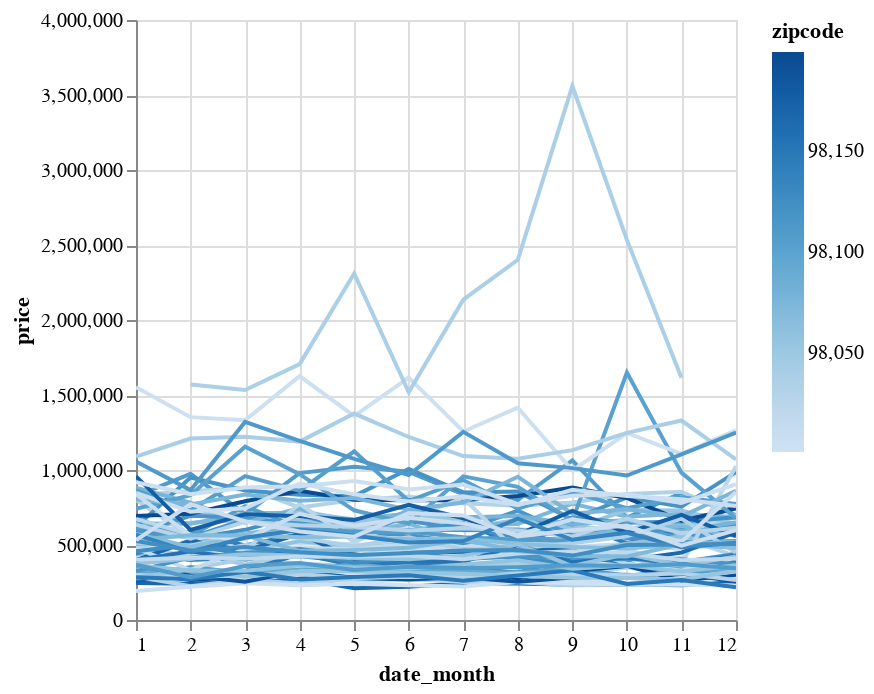

The notebook cell saved with this chart:
### Code cell
(raw
 .group_by('date_month', 'zipcode')
 .agg(pl.col('price').mean())
 .sort('date_month')
 .plot.line('date_month', 'price', color='zipcode')
 )

### Figure 1 — Vega specification as saved in the notebook (floating-point values rounded to 4 significant figures; data arrays with more than 128 entries replaced by an {"elided": "..."} marker saying what was removed)
{"$schema": "https://vega.github.io/schema/vega/v5.json", "data": [{"name": "param_5_store"}, {"name": "source_0", "values": {"elided": "837 records"}}, {"name": "source_0_x_domain_date_month", "values": [{"min": 1, "max": 12}]}, {"name": "source_0_y_domain_price", "values": [{"min": 192600.0, "max": 3559000.0}]}, {"name": "source_0_color_domain_zipcode", "values": [{"min": 98001, "max": 98199}]}], "signals": [{"name": "unit", "value": {}, "on": [{"events": "pointermove", "update": "isTuple(group()) ? group() : unit"}]}, {"name": "param_5", "update": "vlSelectionResolve(\"param_5_store\", \"union\")"}, {"name": "param_5_date_month", "on": [{"events": [{"source": "view", "type": "dblclick"}], "update": "null"}, {"events": {"signal": "param_5_translate_delta"}, "update": "panLinear(param_5_translate_anchor.extent_x, -param_5_translate_delta.x / width)"}, {"events": {"signal": "param_5_zoom_delta"}, "update": "zoomLinear(domain(\"x\"), param_5_zoom_anchor.x, param_5_zoom_delta)"}]}, {"name": "param_5_price", "on": [{"events": [{"source": "view", "type": "dblclick"}], "update": "null"}, {"events": {"signal": "param_5_translate_delta"}, "update": "panLinear(param_5_translate_anchor.extent_y, param_5_translate_delta.y / height)"}, {"events": {"signal": "param_5_zoom_delta"}, "update": "zoomLinear(domain(\"y\"), param_5_zoom_anchor.y, param_5_zoom_delta)"}]}, {"name": "param_5_tuple", "on": [{"events": [{"signal": "param_5_date_month || param_5_price"}], "update": "param_5_date_month && param_5_price ? {unit: \"\", fields: param_5_tuple_fields, values: [param_5_date_month,param_5_price]} : null"}]}, {"name": "param_5_tuple_fields", "value": [{"field": "date_month", "channel": "x", "type": "R"}, {"field": "price", "channel": "y", "type": "R"}]}, {"name": "param_5_translate_anchor", "value": {}, "on": [{"events": [{"source": "scope", "type": "pointerdown"}], "update": "{x: x(unit), y: y(unit), extent_x: domain(\"x\"), extent_y: domain(\"y\")}"}]}, {"name": "param_5_translate_delta", "value": {}, "on": [{"events": [{"source": "window", "between": [{"source": "scope", "type": "pointerdown"}, {"source": "window", "type": "pointerup"}], "consume": true, "type": "pointermove"}], "update": "{x: param_5_translate_anchor.x - x(unit), y: param_5_translate_anchor.y - y(unit)}"}]}, {"name": "param_5_zoom_anchor", "on": [{"events": [{"source": "scope", "type": "wheel", "consume": true}], "update": "{x: invert(\"x\", x(unit)), y: invert(\"y\", y(unit))}"}]}, {"name": "param_5_zoom_delta", "on": [{"events": [{"source": "scope", "type": "wheel", "consume": true}], "update": "pow(1.001, event.deltaY * pow(16, event.deltaMode))", "force": true}]}, {"name": "param_5_modify", "on": [{"events": {"signal": "param_5_tuple"}, "update": "modify(\"param_5_store\", param_5_tuple, true)"}]}], "marks": [{"type": "group", "name": "pathgroup", "from": {"facet": {"data": "source_0", "name": "faceted_path_main", "groupby": ["zipcode"]}}, "encode": {"update": {"height": {"field": {"signal": null, "datum": null, "group": "height", "parent": null}}, "width": {"field": {"signal": null, "datum": null, "group": "width", "parent": null}}}}, "marks": [{"type": "line", "name": "marks", "from": {"data": "faceted_path_main"}, "sort": {"field": "x"}, "encode": {"update": {"x": {"field": "date_month", "scale": "x"}, "defined": {"signal": "isValid(datum[\"date_month\"]) && isFinite(+datum[\"date_month\"]) && isValid(datum[\"price\"]) && isFinite(+datum[\"price\"]) && isValid(datum[\"zipcode\"]) && isFinite(+datum[\"zipcode\"])"}, "tooltip": {"signal": "{\"date_month\": format(datum[\"date_month\"], \"\"), \"price\": format(datum[\"price\"], \"\"), \"zipcode\": format(datum[\"zipcode\"], \"\")}"}, "stroke": {"field": "zipcode", "scale": "color"}, "y": {"field": "price", "scale": "y"}}}, "style": ["line"], "interactive": true, "clip": true}]}], "scales": [{"name": "x", "type": "linear", "domain": [{"signal": "(data(\"source_0_x_domain_date_month\")[0] || {}).min"}, {"signal": "(data(\"source_0_x_domain_date_month\")[0] || {}).max"}], "range": [0, {"signal": "width"}], "nice": true, "domainRaw": {"signal": "param_5[\"date_month\"]"}, "zero": false}, {"name": "y", "type": "linear", "domain": [{"signal": "(data(\"source_0_y_domain_price\")[0] || {}).min"}, {"signal": "(data(\"source_0_y_domain_price\")[0] || {}).max"}], "range": [{"signal": "height"}, 0], "nice": true, "domainRaw": {"signal": "param_5[\"price\"]"}, "zero": true}, {"name": "color", "type": "linear", "domain": [{"signal": "(data(\"source_0_color_domain_zipcode\")[0] || {}).min"}, {"signal": "(data(\"source_0_color_domain_zipcode\")[0] || {}).max"}], "range": "ramp", "interpolate": "hcl", "zero": false}], "axes": [{"scale": "x", "orient": "bottom", "grid": true, "zindex": 0, "ticks": false, "domain": false, "tickCount": {"signal": "ceil(width/40)"}, "aria": false, "minExtent": 0, "gridScale": "y", "labels": false, "maxExtent": 0}, {"scale": "y", "grid": true, "aria": false, "ticks": false, "minExtent": 0, "domain": false, "labels": false, "zindex": 0, "gridScale": "x", "tickCount": {"signal": "ceil(height/40)"}, "maxExtent": 0, "orient": "left"}, {"scale": "x", "labelFlush": true, "title": "date_month", "orient": "bottom", "tickCount": {"signal": "ceil(width/40)"}, "zindex": 0, "grid": false, "labelOverlap": true}, {"scale": "y", "labelOverlap": true, "tickCount": {"signal": "ceil(height/40)"}, "orient": "left", "grid": false, "zindex": 0, "title": "price"}], "background": "white", "padding": 5, "height": 300, "style": "cell", "legends": [{"stroke": "color", "gradientLength": {"signal": "clamp(height, 64, 200)"}, "title": "zipcode"}], "width": 300}
